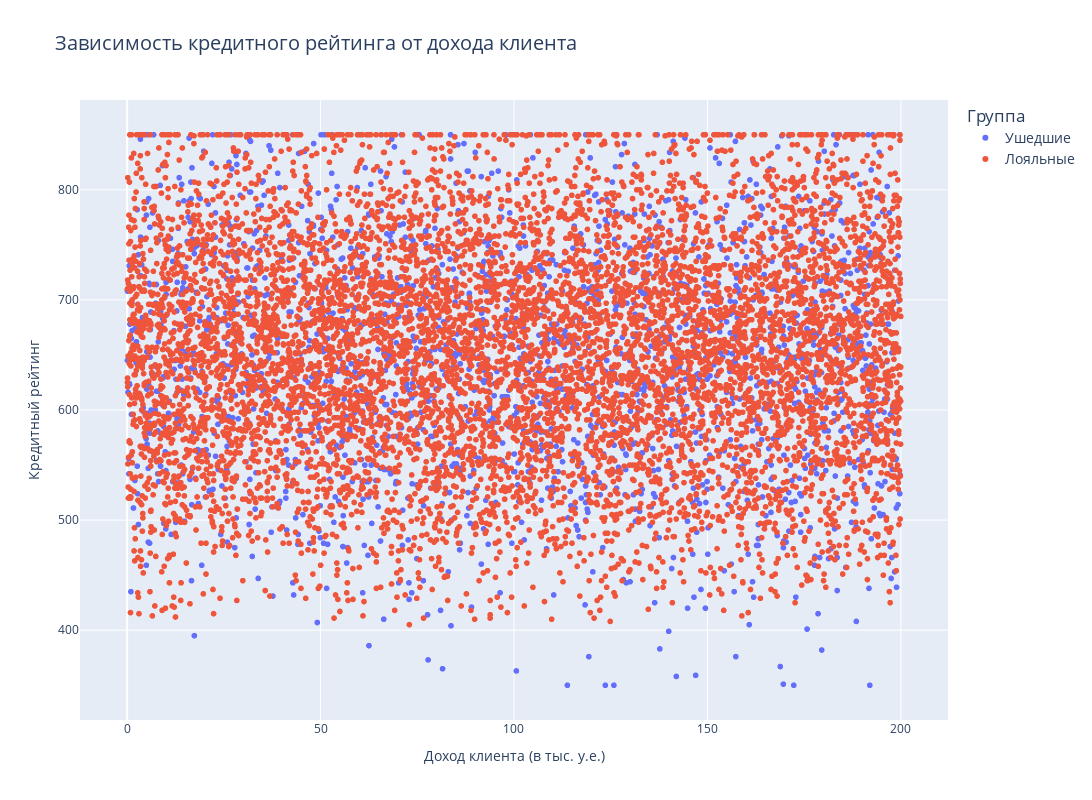

The cell this chart's notebook holds for it:
### Code cell
fig = px.scatter(
    data_frame=churn_data,
    x=churn_data['EstimatedSalary'] / 1000,
    y='CreditScore',
    color=churn_data['Exited'].map({1:'Ушедшие', 0:'Лояльные'}),
    title= 'Зависимость кредитного рейтинга от дохода клиента',
    height=800,
    width=1200
)

fig.update_layout(
    xaxis_title='Доход клиента (в тыс. у.е.)',
    yaxis_title='Кредитный рейтинг',
    title_font_size=20,
    legend_font_size=14,
    legend_title='Группа'
)

fig.show()

### Figure 1 — Plotly figure (JSON) as saved in the notebook; plotly's stock layout.template omitted (floating-point values rounded to 4 significant figures; data arrays with more than 128 entries replaced by an {"elided": "..."} marker saying what was removed)
{"data": [{"hovertemplate": "color=Ушедшие<br>x=%{x}<br>CreditScore=%{y}<extra></extra>", "legendgroup": "Ушедшие", "marker": {"color": "#636efa", "symbol": "circle"}, "mode": "markers", "name": "Ушедшие", "showlegend": true, "type": "scattergl", "x": {"elided": "2037 float values"}, "xaxis": "x", "y": {"elided": "2037 int values"}, "yaxis": "y"}, {"hovertemplate": "color=Лояльные<br>x=%{x}<br>CreditScore=%{y}<extra></extra>", "legendgroup": "Лояльные", "marker": {"color": "#EF553B", "symbol": "circle"}, "mode": "markers", "name": "Лояльные", "showlegend": true, "type": "scattergl", "x": {"elided": "7963 float values"}, "xaxis": "x", "y": {"elided": "7963 int values"}, "yaxis": "y"}], "layout": {"height": 800, "legend": {"font": {"size": 14}, "title": {"text": "Группа"}, "tracegroupgap": 0}, "title": {"font": {"size": 20}, "text": "Зависимость кредитного рейтинга от дохода клиента"}, "width": 1200, "xaxis": {"anchor": "y", "domain": [0, 1], "title": {"text": "Доход клиента (в тыс. у.е.)"}}, "yaxis": {"anchor": "x", "domain": [0, 1], "title": {"text": "Кредитный рейтинг"}}}}
